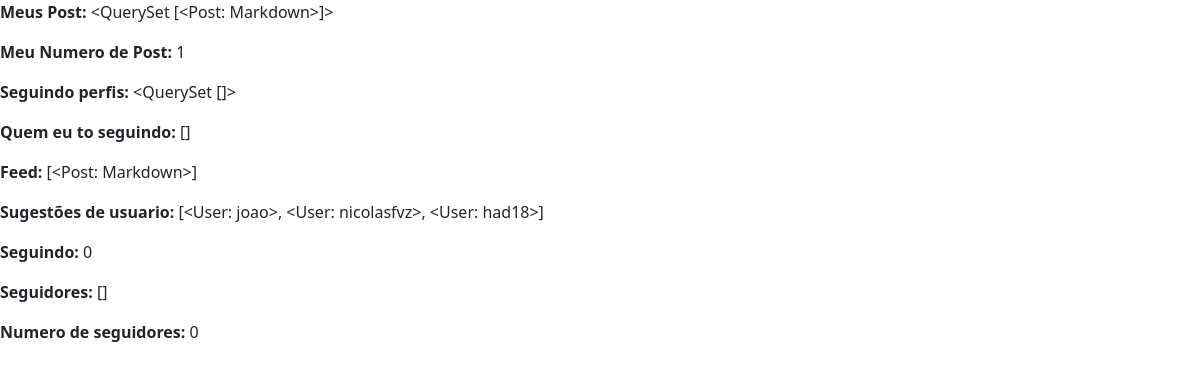
The app's page /profiles/test/ (signed in) with its own data.
### profiles/models.py (models this page shows, shortened)
class Profile(models.Model):
    user = models.OneToOneField(User, on_delete=models.CASCADE)
    avatar = models.ImageField(upload_to='media/avatars/')
    background = models.ImageField(upload_to='media/backgrounds/', default='background.jpg')
    following = models.ManyToManyField(User, related_name='following', blank=True)
    bio = models.TextField(default="no bio...")
    updated = models.DateTimeField(auto_now=True)
    created = models.DateTimeField(auto_now_add=True)
    def get_my_post(self):
        return self.posts.all()
    @property
    def num_post(self):
        return self.posts.all().count()
    def get_following(self):
        return self.following.all()
    @property
    def following_count(self):
        return self.get_following().count()
    def get_following_users(self):
        following_list = [p for p in self.get_following()]
        return following_list
    def get_my_and_following_posts(self):
        users = [ user for user in self.get_following()]
        posts = []
        qs = None
        for u in users:
            p = Profile.objects.get(user=u)
            p_posts = p.posts.all()
            posts.append(p_posts)
        my_post = self.posts.all()
        posts.append(my_post)
        if len(posts) > 0:
            qs = sorted(chain(*posts), reverse=True, key=lambda obj: obj.created)
        return qs
    def get_proposals_for_following(self):
        profiles = Profile.objects.all().exclude(user=self.user)
        followers_list = [p for p in self.get_following()]
        available = [p.user for p in profiles if p.user not in followers_list]
        random.shuffle(available)
        return available[:3]
    def get_followers(self):
        qs = Profile.objects.all()
        followers_list = []
        for profile in qs:
            if self.user in profile.get_following():
                followers_list.append(profile)
        return followers_list
    @property
    def followers_count(self):
        return len(self.get_followers())

### posts/models.py (models this page shows, shortened)
class Post(models.Model):
    title = models.CharField(max_length=255)
    body = models.TextField()
    liked = models.ManyToManyField(User, default=None, blank=True)
    author = models.ForeignKey(Profile, on_delete=models.CASCADE, null=True, related_name='posts')
    updated = models.DateTimeField(auto_now=True)
    created = models.DateTimeField(auto_now_add=True)
    def __str__(self):
        return f"{self.title}"

### profiles/views.py (the view)
# urls.py: path('test/', profile_Test_view, name='test_profile'),
def profile_Test_view(request):
    if not request.user.is_authenticated:
            return HttpResponseRedirect(reverse('mainpage:index'))
    profile = Profile.objects.get(user=request.user)
    return render(request, 'profiles/test_profile.html', {'profile':profile, 'testando': 'testaaaaaa'})

### profiles/templates/profiles/test_profile.html (shortened to what this page needs)
{% extends 'base.html' %}
{% block body %}
<p><b>Meus Post: </b>{{profile.get_my_post}}</p>
<p><b>Meu Numero de Post: </b>{{profile.num_post}}</p>
<p><b>Seguindo perfis: </b>{{profile.get_following}}</p>
<p><b>Quem eu to seguindo: </b>{{profile.get_following_users}}</p>
<p><b>Feed: </b>{{profile.get_my_and_following_posts}}</p>
<p><b>Sugestões de usuario: </b>{{profile.get_proposals_for_following}}</p>
<p><b>Seguindo: </b>{{profile.following_count}}</p>
<p><b>Seguidores: </b>{{profile.get_followers}}</p>
<p><b>Numero de seguidores: </b>{{profile.followers_count}}</p>
{% endblock %}

### templates/base.html (shortened to what this page needs)
{% load static %}
<!DOCTYPE html>
<html lang="en">
<head>
    <link type="text/css" rel="stylesheet" href="{% static 'bootstrap.min.css'%}">
</head>
<body class="d-flex flex-column">
    {% block body %}
    {% endblock %}
</body>
</html>

### records on screen
Profile: get_my_post "<QuerySet [<Post: Markdown>]>", num_post "1", get_following "<QuerySet []>", get_following_users "[]", get_my_and_following_posts "[<Post: Markdown>]", get_proposals_for_following "[<User: joao>, <User: nicolasfvz>, <User: had18>]", following_count "0", get_followers "[]", followers_count "0"
